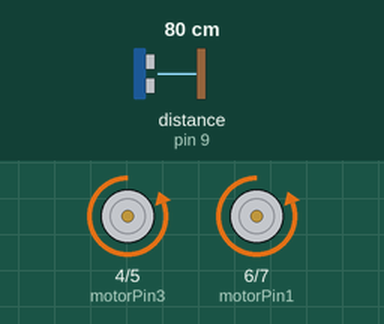
Simulated run of this sketch. Board: Arduino Uno, built with avr-gcc and run on an emulated ATmega328P. Shown: motor-driver pin pairs drawn as motors (green arrow = first pin HIGH = forward, orange = second pin HIGH = backward, longer = more drive). Wiring (inferred from the names in the program): ultrasonic range finder: trigger pin 8; echo pin 9. The test bench sets the inputs (shaded band); at power-on: distance to the obstacle (sensor on pin 9) 80 cm. The echo pulse lasts 58.3 µs per cm; what the sketch prints to the serial monitor is not drawn.

Above: at 1.2 s.
1.3 s: distance to the obstacle (sensor on pin 9) set to 50 cm
2.8 s: distance to the obstacle (sensor on pin 9) set to 41 cm
4.3 s: distance to the obstacle (sensor on pin 9) set to 28 cm
5.8 s: distance to the obstacle (sensor on pin 9) set to 22 cm
7.3 s: distance to the obstacle (sensor on pin 9) set to 18 cm
8.8 s: distance to the obstacle (sensor on pin 9) set to 14 cm
Timing chart, 0 to 11.5 s (numbered marks = the images above; inputs shaded):
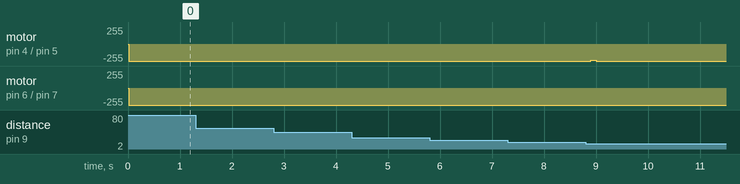

Measured:
- after the input at 1.3 s, every drawn part: stays the same
- after the input at 2.8 s, every drawn part: stays the same
- after the input at 4.3 s, every drawn part: stays the same
- after the input at 5.8 s, every drawn part: stays the same
- after the input at 7.3 s, every drawn part: stays the same
- after the input at 8.8 s, motor on pin 4 (motorPin3) / pin 5 (motorPin4): backward 255/255 → backward 241/255 after 0.10 s, → backward 255/255 0.10 s later

The sketch:

laberinto.ino
```cpp
const int trigPin = 8;    // Pin de trig del sensor de ultrasonido
const int echoPin = 9;    // Pin de echo del sensor de ultrasonido
const int motorPin1 = 6;  // Pin 1 del puente H para controlar el motor 1 (IN1)
const int motorPin2 = 7;  // Pin 2 del puente H para controlar el motor 1 (IN2)
const int motorPin3 = 4;  // Pin 1 del puente H para controlar el motor 2 (IN3)
const int motorPin4 = 5;  // Pin 2 del puente H para controlar el motor 2 (IN4)

// Constantes para el controlador PID
float Kp = 10;  // Constante proporcional (ajústala según sea necesario)
float Ki = 0.1;  // Constante integral (ajústala según sea necesario)
float Kd = 5;  // Constante derivativa (ajústala según sea necesario)
int lastError = 0;
int integral = 0;

const int distanceThreshold = 10; // Umbral de distancia para detectar obstáculos
const int clearThreshold = 15;    // Umbral de distancia para dejar de girar

void setup() {
  Serial.begin(9600);
  pinMode(trigPin, OUTPUT);
  pinMode(echoPin, INPUT);
  pinMode(motorPin1, OUTPUT);
  pinMode(motorPin2, OUTPUT);
  pinMode(motorPin3, OUTPUT);
  pinMode(motorPin4, OUTPUT);
}

void loop() {
  long distance = getDistance();

  if (distance < distanceThreshold) {
    // Detener el carrito por 2 segundos
    detenerCarrito();
    delay(2000);

    // Girar en su propio eje (solo rueda derecha hacia atrás)
    girarEnPropioEje();
    delay(1000); // Gira por 1 segundo

    // Detener el giro en su propio eje
    detenerCarrito();

    // Esperar hasta que no haya obstáculo o se supere el umbral de distancia para dejar de girar
    while (distance < distanceThreshold && distance > clearThreshold) {
      distance = getDistance();
    }

    // Continuar avanzando si no hay obstáculo
    avanzarCarrito();
  } else {
    // Continuar avanzando si no hay obstáculo
    avanzarCarrito();
  }

  // Muestra información en el monitor serial
  Serial.print("Distancia: ");
  Serial.print(distance);
  Serial.println(" cm");

  delay(100); // Ajusta el retardo según sea necesario
}

long getDistance() {
  long duration, distance;
  digitalWrite(trigPin, LOW);
  delayMicroseconds(2);
  digitalWrite(trigPin, HIGH);
  delayMicroseconds(10);
  digitalWrite(trigPin, LOW);
  duration = pulseIn(echoPin, HIGH);
  distance = (duration / 2) / 29.1;
  return distance;
}

void detenerCarrito() {
  analogWrite(motorPin1, 0);
  analogWrite(motorPin2, 0);
  analogWrite(motorPin3, 0);
  analogWrite(motorPin4, 0);
}

void girarEnPropioEje() {
  // Gira el carrito en su propio eje (solo rueda derecha hacia atrás)
  analogWrite(motorPin1, 0);    // Detener rueda izquierda
  analogWrite(motorPin2, 0);    // Detener rueda derecha
  analogWrite(motorPin3, 255);    // Detener rueda izquierda
  analogWrite(motorPin4, 0);  // Retroceder rueda derecha
}

void avanzarCarrito() {
  // Valor de referencia (distancia deseada)
  int setpoint = distanceThreshold;
  long distance = getDistance();

  // Error proporcional
  int error = setpoint - distance;

  // Integral del error
  integral += error;

  // Derivada del error
  int derivative = error - lastError;

  // Control PID
  int motorSpeed = Kp * error + Ki * integral + Kd * derivative;

  // Limita la velocidad de los motores
  motorSpeed = constrain(motorSpeed, -255, 255);

  // Aplica la velocidad a los motores
  if (motorSpeed > 0) {
    // Avanzar
    analogWrite(motorPin1, motorSpeed);
    analogWrite(motorPin2, 0);
    analogWrite(motorPin3, motorSpeed);
    analogWrite(motorPin4, 0);
  } else {
    // Retroceder
    analogWrite(motorPin1, 0);
    analogWrite(motorPin2, abs(motorSpeed));
    analogWrite(motorPin3, 0);
    analogWrite(motorPin4, abs(motorSpeed));
  }

  // Actualiza los valores del error anterior
  lastError = error;
}
```
